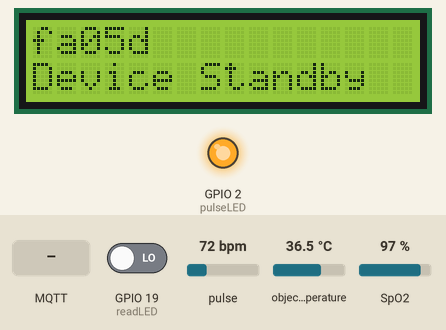
Recording of a program running on a simulated ESP32. On the bench: 16×2 character LCD, output pins drawn as LEDs (lit = HIGH). The test bench sets the inputs (shaded band); at power-on: object temperature 36.5 °C, pulse 72 bpm, GPIO 19 (readLED) LOW, SpO2 97 %. WiFi joins after 1.5 s; servers stay silent unless stated; no MQTT or app messages arrive unless stated; what the program prints to the serial monitor is not drawn.

Above: at 2.7 s.
2.8 s: MQTT message "1" arrives on the first subscribed topic
4.3 s: object temperature set to 20 °C
At 6.9 s:
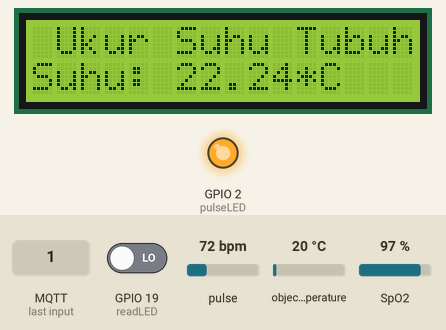
7.3 s: object temperature set to 26 °C
At 8.4 s:
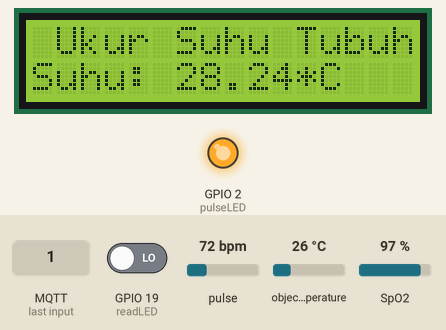
8.8 s: pulse set to 100 bpm
At 11.7 s:
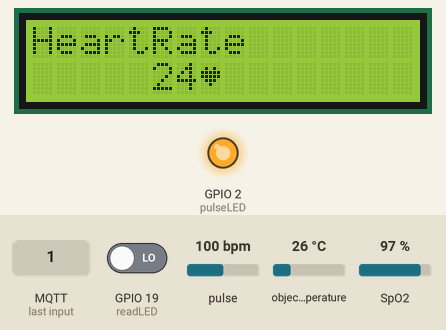
11.8 s: pulse set to 42 bpm
At 13.8 s:
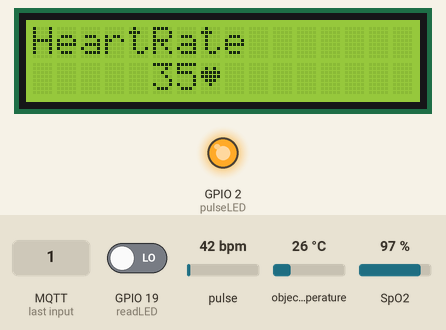
14.8 s: pulse set to 130 bpm
At 17.0 s:
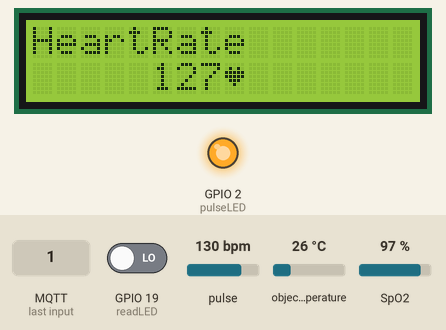
Timing chart, 0 to 18.5 s (numbered marks = the images above; inputs shaded):
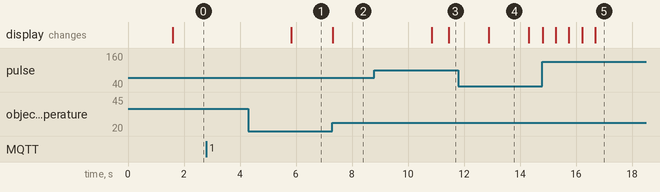

The program:

main.cpp
```cpp
#define MAX_BRIGHTNESS 255
#define REPORTING_PERIOD_MS 1000
#define OXY_SAMPLE 60

#include <Arduino.h>
#include <Adafruit_MLX90614.h>
#include <LiquidCrystal_I2C.h>
#include <PubSubClient.h>
#include <SPI.h>
#include <Wire.h>
#include <WiFi.h>
#include "MAX30105.h"
#include "spo2_algorithm.h"
#include "heartRate.h"

MAX30105 particleSensor;
LiquidCrystal_I2C lcd(0x27, 16, 2);
Adafruit_MLX90614 mlx = Adafruit_MLX90614();

uint8_t HeartChar[8] = {
    0b00000,
    0b01010,
    0b11111,
    0b11111,
    0b01110,
    0b00100,
    0b00000,
    0b00000};

uint8_t DegreeChar[8] = {
    B00110,
    B01001,
    B01001,
    B00110,
    B00000,
    B00000,
    B00000,
    B00000};

// SENSOR MLX90614
float body_temp = 0.0;

// SENSOR MAX30102
uint32_t irBuffer[100];
uint32_t redBuffer[100];

int32_t bufferLength;
int32_t spo2;
int32_t heartRate;

int8_t validSPO2;
int8_t validHeartRate;

int32_t trueOxy;
int32_t trueHR;

byte pulseLED = 2; // onboard led on esp32 nodemcu
byte readLED = 19;

const byte RATE_SIZE = 4; // Increase this for more averaging. 4 is good.
byte rates[RATE_SIZE];    // Array of heart rates
byte rateSpot = 0;
long lastBeat = 0; // Time at which the last beat occurred

float beatsPerMinute;
int beatAvg;

// Pengukuran
boolean isMeasurement = false;
boolean isAllowMeasureTemperature = false;
boolean isAllowMeasureHeartRate = false;
boolean isAllowMeasureOxy = false;
boolean isAllowToSendData = false;
boolean isAllowTolcdTemperature = false;
boolean isAllowTolcdHeartRate = false;
boolean isAllowTolcdOxy = false;

// Data
String SSID = "deya";
String PWD = "smbx3835";
String DEVICE_ID = "fa05d";
long temperatureDataCounter = 0;
long temperatureTotalData = 0;
long oxyDataCounter = 0;
long oxyTotalData = 0;
long heartDataCounter = 0;
long heartTotalData = 0;
unsigned long temperatureTimeStamp = 0;
unsigned long temperatureInterval = 5000;
unsigned long heartRateTimeStamp = 0;
unsigned long heartRateInterval = 30000;
unsigned long oxyTimeStamp = 0;
unsigned long oxyInterval = 30000;
const char *MQTT_SERVER = "103.139.192.253";

WiFiClient espClient;
PubSubClient client(espClient);

void callback(char *topic, byte *payload, unsigned int length)
{
  Serial.print("Message arrived [");
  Serial.print(topic);
  Serial.print("] ");
  Serial.println();

  String topic_listening = "/session/start/" + DEVICE_ID;
  const char *topic_listening_char = topic_listening.c_str();
  if (topic_listening == topic)
  {
    Serial.println("Mulai pengukuran");
    isMeasurement = true;
    temperatureTimeStamp = millis();
    isAllowMeasureTemperature = true;
    isAllowTolcdTemperature = true;
  }
}

void reconnect()
{
  // Loop until we're reconnected
  // client.setKeepAlive(90); // needs be made before connecting
  while (!client.connected())
  {
    Serial.print("Attempting MQTT connection...");
    // Attempt to connect
    if (client.connect("stress-monitoring-0das20", "skripsimqtt", "@YZ7rqrLIDJ^!Qrz"))
    {
      Serial.println("connected");
      // Once connected, publish an announcement...
      String topic_listening = "/session/start/" + DEVICE_ID;
      const char *topic_listening_char = topic_listening.c_str();
      client.subscribe(topic_listening_char);
      Serial.println("Subscribe to " + topic_listening);
    }
    else
    {
      Serial.print("failed, rc=");
      Serial.print(client.state());
      Serial.println(" try again in 5 seconds");
      // Wait 5 seconds before retrying
      delay(5000);
    }
  }
}

void setup()
{
  Serial.begin(115200);
  Wire.begin();

  WiFi.begin("deya", "smbx3835");

  while (WiFi.status() != WL_CONNECTED)
  {
    Serial.print(".");
    delay(500);
  }

  Serial.println("Wifi Connected.");
  Serial.println(WiFi.localIP());
  Serial.println("WORK");
  client.setServer(MQTT_SERVER, 1883);
  client.setCallback(callback);

  lcd.init();
  lcd.setBacklight(1);
  lcd.setContrast(2);
  lcd.clear();
  lcd.setCursor(0, 0);
  lcd.print(DEVICE_ID);
  lcd.setCursor(0, 1);
  lcd.print("Device Standby");
  lcd.createChar(0, HeartChar);

  // SET UP MLX90614
  Serial.println("Adafruit MLX90614 test");
  mlx.begin();

  // SET UP MAX30102
  ledcSetup(0, 0, 8);         // PWM Channel = 0, Initial PWM Frequency = 0Hz, Resolution = 8 bits
  ledcAttachPin(pulseLED, 0); // attach pulseLED pin to PWM Channel 0
  ledcWrite(0, 255);

  Serial.println("Initializing Pulse Oximeter..");
  // while (!particleSensor.begin())
  // {
  //   Serial.println("MAX30102 was not found");
  //   delay(1000);
  // }
  particleSensor.begin(Wire, I2C_SPEED_FAST);                                                    // Use default I2C port, 400kHz speed
  byte ledBrightness = 50;                                                                       // Options: 0=Off to 255=50mA
  byte sampleAverage = 1;                                                                        // Options: 1, 2, 4, 8, 16, 32
  byte ledMode = 2;                                                                              // Options: 1 = Red only, 2 = Red + IR, 3 = Red + IR + Green
  byte sampleRate = 100;                                                                         // Options: 50, 100, 200, 400, 800, 1000, 1600, 3200
  int pulseWidth = 69;                                                                           // Options: 69, 118, 215, 411
  int adcRange = 4096;                                                                           // Options: 2048, 4096, 8192, 16384
  particleSensor.setup(ledBrightness, sampleAverage, ledMode, sampleRate, pulseWidth, adcRange); // Configure sensor with default settings
  particleSensor.setPulseAmplitudeRed(0x0A);                                                     // Turn Red LED to low to indicate sensor is running

  Wire.setClock(100000);
}

int interval = 5000;
int id = 1;
unsigned long sendTimeStamp = 0;

void loop()
{
  if (!client.connected())
  {
    reconnect();
  }
  client.loop();

  if (isMeasurement)
  {
    //---------1. SUHU-----------
    if (millis() - temperatureTimeStamp < temperatureInterval &&
        isAllowMeasureTemperature)
    {

      // lcd ONCE
      if (isAllowTolcdTemperature)
      {
        Serial.println("Lakukan pengukuran suhu");
        delay(3000);
        lcd.clear();
        lcd.setCursor(1, 0);
        lcd.print("Ukur Suhu Tubuh");
        lcd.setCursor(0, 1);
        lcd.print("Suhu: ");
        isAllowTolcdTemperature = false;
      }
      body_temp = mlx.readObjectTempC() + 2.253;
      lcd.setCursor(6, 1);
      lcd.print(body_temp);
      lcd.print("*C");

      Serial.print("Emissivity = ");
      Serial.println(mlx.readEmissivity());
      Serial.print("Suhu tubuh = ");
      Serial.println(body_temp);
      temperatureDataCounter += 1;
      temperatureTotalData += body_temp;
    }

    if (millis() - temperatureTimeStamp > temperatureInterval &&
        isAllowMeasureTemperature)
    {

      isAllowMeasureTemperature = false;
      isAllowMeasureHeartRate = true;
      isAllowTolcdHeartRate = true;
      heartRateTimeStamp = millis();
      Serial.println("Pengukuran dengan MLX90614 dihentikan.");
      delay(3000);
    }

    //---------2. HR -----------
    if (millis() - heartRateTimeStamp < heartRateInterval &&
        isAllowMeasureHeartRate)
    {

      // lcd ONCE
      if (isAllowTolcdHeartRate)
      {
        Serial.println("Pengukuran HR");
        lcd.clear();
        lcd.setCursor(1, 0);
        lcd.print("Ukur HR");
        // delay(5000);
        lcd.clear();
        lcd.setCursor(0, 0);
        lcd.print("HeartRate");
        isAllowTolcdHeartRate = false;
      }

      // sensorMax();
      // LAKUKAN PERHITUNGAN RATA-RATA MAX DI SINI
      long irValue = particleSensor.getIR();
      Serial.print("IR=");
      Serial.println(irValue);

      if (checkForBeat(irValue) == true)
      {
        // We sensed a beat!
        long delta = millis() - lastBeat;
        lastBeat = millis();

        beatsPerMinute = 60 / (delta / 1000.0);
        Serial.print(", BPM=");
        Serial.println(beatsPerMinute);

        if (beatsPerMinute < 255 && beatsPerMinute > 20)
        {
          rates[rateSpot++] = (byte)beatsPerMinute; // Store this reading in the array
          rateSpot %= RATE_SIZE;                    // Wrap variable

          // Take average of readings
          beatAvg = 0;
          for (byte x = 0; x < RATE_SIZE; x++)
            beatAvg += rates[x];
          beatAvg /= RATE_SIZE;

          Serial.print(", Avg BPM=");
          Serial.println(beatAvg);
          lcd.setCursor(5, 1);
          lcd.print(beatAvg);
          lcd.write(byte(0));
        }
      }
    }

    if (millis() - heartRateTimeStamp > heartRateInterval &&
        isAllowMeasureHeartRate)
    {
      isAllowMeasureHeartRate = false;
      Serial.println("Pengukuran HR dihentikan.");
      // isAllowToSendData = true;
      isAllowMeasureOxy = true;
      isAllowTolcdOxy = true;
      oxyTimeStamp = millis();
    }

    // 3 --- Oxygen
    if (isAllowMeasureOxy == true)
    {
      // lcd ONCE
      if (isAllowTolcdOxy)
      {
        Serial.println("Pengukuran SpO2");
        lcd.clear();
        lcd.setCursor(1, 0);
        lcd.print("Ukur SpO2 ");
        // delay(5000);
        lcd.clear();
        lcd.setCursor(0, 0);
        lcd.print("SpO2");
        lcd.print(" | ");
        lcd.print("Tahan..");
        isAllowTolcdOxy = false;
      }

      // Lakukan Pengukuran Oksigen
      bufferLength = 100; // buffer length of 100 stores 4 seconds of samples running at 25sps

      // read the first 100 samples, and determine the signal range
      for (byte i = 0; i < bufferLength; i++)
      {
        while (particleSensor.available() == false) // do we have new data?
          particleSensor.check();                   // Check the sensor for new data

        redBuffer[i] = particleSensor.getRed();
        irBuffer[i] = particleSensor.getIR();
        particleSensor.nextSample(); // We're finished with this sample so move to next sample

        Serial.print(F("red="));
        Serial.print(redBuffer[i], DEC);
        Serial.print(F(", ir="));
        Serial.println(irBuffer[i], DEC);
      }

      // calculate heart rate and SpO2 after first 100 samples (first 4 seconds of samples)
      maxim_heart_rate_and_oxygen_saturation(irBuffer, bufferLength, redBuffer, &spo2, &validSPO2, &heartRate, &validHeartRate);

      // Continuously taking samples from MAX30102.  Heart rate and SpO2 are calculated every 1 second
      while (1 && particleSensor.getIR() >= 100000)
      {
        // dumping the first 30 sets of samples in the memory and shift the last 70 sets of samples to the top
        for (byte i = 30; i < 100; i++)
        {
          redBuffer[i - 30] = redBuffer[i];
          irBuffer[i - 30] = irBuffer[i];
        }

        // take 70 sets of samples before calculating the heart rate.
        for (byte i = 70; i < 100; i++)
        {
          while (particleSensor.available() == false) // do we have new data?
            particleSensor.check();                   // Check the sensor for new data

          digitalWrite(readLED, !digitalRead(readLED)); // Blink onboard LED with every data read

          redBuffer[i] = particleSensor.getRed();
          irBuffer[i] = particleSensor.getIR();
          particleSensor.nextSample(); // We're finished with this sample so move to next sample

          // send samples and calculation result to terminal program through UART

          // int32_t trueHR = heartRate - 85.2;
          // int32_t trueOxy = spo2 - 2.4;

          if (validSPO2 == 1 && spo2 >= 88)
          {
            Serial.print(F("red="));
            Serial.print(redBuffer[i], DEC);
            Serial.print(F(", ir="));
            Serial.print(irBuffer[i], DEC);

            Serial.print(F(", SPO2="));
            Serial.print(spo2, DEC);

            Serial.print(F(", SPO2Valid="));
            Serial.println(validSPO2, DEC);

            // lcd.print(" | ");
            lcd.setCursor(5, 1);
            lcd.print(spo2);
            lcd.print(" %");

            // heartDataCounter += 1;
            // heartTotalData += trueHR;
            oxyDataCounter += 1;
            oxyTotalData += spo2;

            if (oxyDataCounter == OXY_SAMPLE)
            {
              isAllowMeasureOxy = false;
              Serial.println("Pengukuran dengan MAX30102 SpO2 dihentikan.");
              isAllowToSendData = true;
              break;
            }
          }
        }

        if (oxyDataCounter == OXY_SAMPLE)
        {
          isAllowMeasureOxy = false;
          Serial.println("Pengukuran dengan MAX30102 SpO2 dihentikan.");
          isAllowToSendData = true;
          break;
        }

        // //After gathering 25 new samples recalculate HR and SP02
        maxim_heart_rate_and_oxygen_saturation(irBuffer, bufferLength, redBuffer, &spo2, &validSPO2, &heartRate, &validHeartRate);
      }
    }

    if (isAllowToSendData)
    {

      // LAKUKAN PERHITUNGAN RATA-RATA MLX DI SINI
      long tempavg = temperatureTotalData / temperatureDataCounter;
      Serial.print("Rata-rata Suhu:");
      Serial.println(tempavg);

      String tempavg_str;
      tempavg_str = String(tempavg);

      long heartavg = beatAvg;
      Serial.print("Rata-rata HR:");
      Serial.println(heartavg);

      String heartavg_str;
      heartavg_str = String(heartavg);

      Serial.print("Total SpO2: ");
      Serial.println(oxyDataCounter);
      Serial.print("Measurement Taken: ");
      Serial.println(oxyTotalData);

      long oxyavg;
      if (oxyDataCounter > 0)
      {
        oxyavg = oxyTotalData / oxyDataCounter;
        Serial.print("Rata-rata SpO2:");
        Serial.println(oxyavg);
      }

      String oxyavg_str;
      oxyavg_str = String(oxyavg);

      // MASUKAN DATA HASIL PERHITUNGAN UNTUK DIKIRIM KE SERVER

      if (!client.connected())
      {
        reconnect();
      }
      client.loop();

      delay(250);

      String dataToSend =
          "{\"heartRate\" : \"" + heartavg_str + "\", \"spo2\" : \"" + oxyavg_str + "\", \"temperature\" : "
                                                                                    "\"" +
          tempavg_str + "\",\"deviceId\" : \"" +
          DEVICE_ID + "\",\"no\" : \"1\"}";
      const char *dataToSend_chr = dataToSend.c_str();
      String publishTopic = "/session/record/" + DEVICE_ID;
      const char *publishTopic_chr = publishTopic.c_str();
      client.publish(publishTopic_chr, dataToSend_chr);

      delay(2000);
      lcd.clear();
      lcd.print("Berhasil dikirim");
      delay(2000);

      String finishData = "{\"deviceId\" : \"" + DEVICE_ID + "\"}";
      const char *finishData_chr = finishData.c_str();
      String publishFinish = "/session/stop/" + DEVICE_ID;
      const char *publishFinish_chr = publishFinish.c_str();
      client.publish(publishFinish_chr, finishData_chr);
      Serial.println("Mengirim Data Ke Server");

      isAllowToSendData = false;
      isMeasurement = false;
      temperatureDataCounter = 0;
      temperatureTotalData = 0;
      // oxyDataCounter = 0;
      // oxyTotalData = 0;
      // heartDataCounter = 0;
      // heartTotalData = 0;
      delay(500);
      lcd.clear();
      lcd.setCursor(0, 0);
      lcd.print(DEVICE_ID);
      lcd.setCursor(0, 1);
      lcd.print("Device Standby");
    }
  }
}
```

Measured:
- after the input at 4.3 s, the display: changes after 1.5 s (image 1)
- after the input at 7.3 s, the display: changes at once (image 2)
- what the display in image 4 shows lasts 1.4 s, from 12.9 s to 14.3 s
